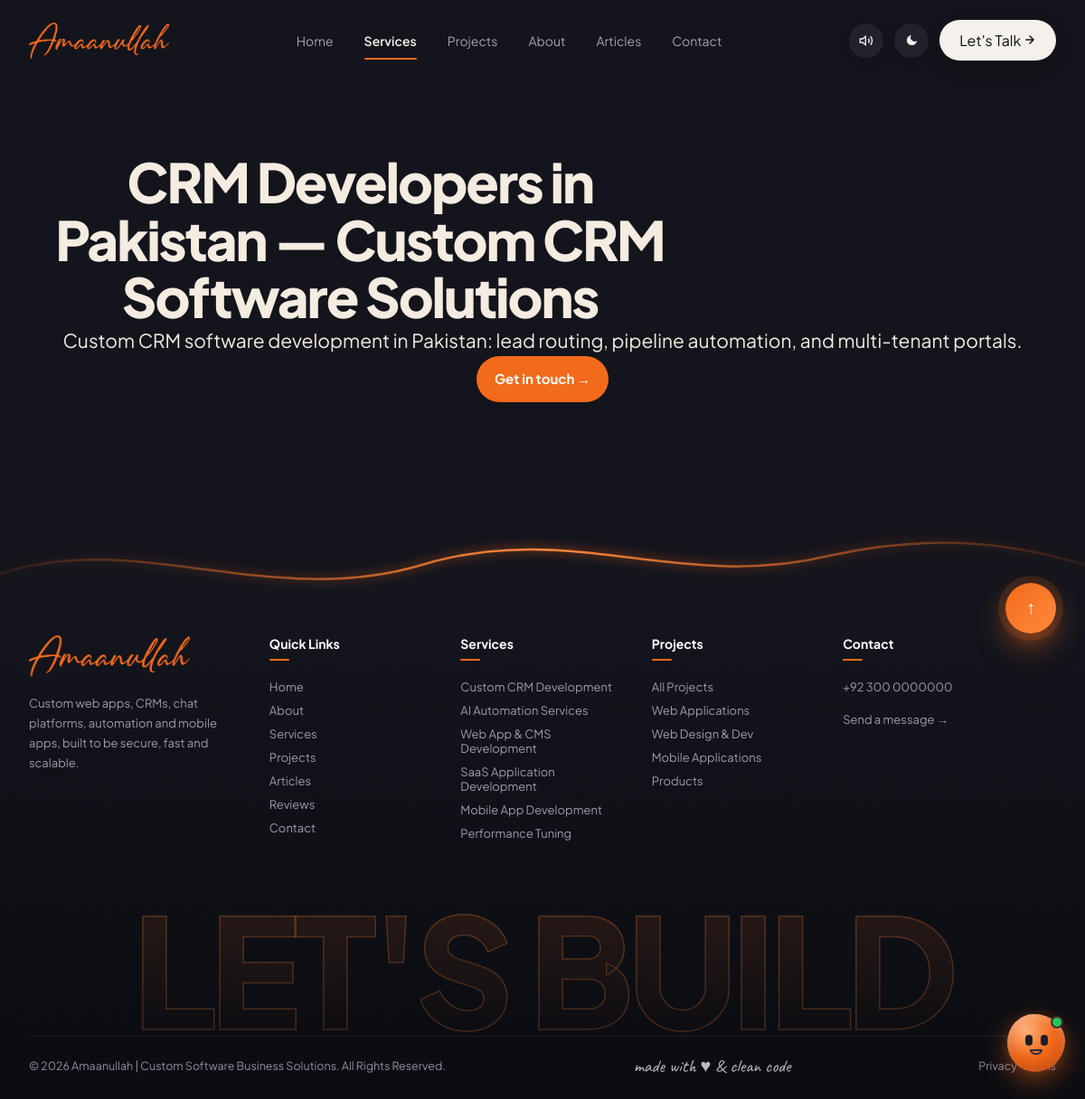
The app's page /crm-developers-pakistan with its own data.
### tables this page shows
CREATE TABLE `landing_pages` (
  `id` INT UNSIGNED AUTO_INCREMENT PRIMARY KEY,
  `title` VARCHAR(255) NOT NULL,
  `seo_title` VARCHAR(255) NULL,
  `slug` VARCHAR(150) NOT NULL UNIQUE,
  `city` VARCHAR(100) NULL,
  `meta_description` TEXT NULL,
  `content_html` LONGTEXT NULL,
  `schema_json` LONGTEXT NULL,
  `is_active` TINYINT(1) NOT NULL DEFAULT 1,
  `views_count` INT UNSIGNED NOT NULL DEFAULT 0,
  `created_at` DATETIME NOT NULL DEFAULT CURRENT_TIMESTAMP,
  `updated_at` DATETIME NULL ON UPDATE CURRENT_TIMESTAMP,
  INDEX `idx_lp_slug` (`slug`)
);

### app/Helpers/helpers.php (called while the page is built, shortened)
<?php
if (!function_exists('env')) {
    function env(string $key, $default = null) {
        static $vars = null;
        if ($vars === null) {
            $vars = [];
            $file = (defined('BASE_PATH') ? BASE_PATH : dirname(__DIR__, 2)) . '/.env';
        }
        $v = getenv($key);
        if ($v !== false) return $v;
        return array_key_exists($key, $vars) ? $vars[$key] : $default;
    }
}
function config(string $key, $default = null) {
    static $cache = [];
    [$file, $item] = array_pad(explode('.', $key, 2), 2, null);
    if (!isset($cache[$file])) {
        $path = BASE_PATH . "/config/{$file}.php";
        $cache[$file] = is_file($path) ? require $path : [];
    }
    return $item === null ? $cache[$file] : ($cache[$file][$item] ?? $default);
}
function base_path_url(): string {
    static $base = null;
    if ($base !== null) return $base;
    $url = config('app.url');
    $dir = str_replace('\\', '/', dirname($_SERVER['SCRIPT_NAME'] ?? '/'));
    $dir = preg_replace('#/public$#', '', rtrim($dir, '/'));
    return $base = ($dir === '/' ? '' : $dir);
}
function base_url(string $path = '/'): string {
    $path = '/' . ltrim($path, '/');
    $b = base_path_url();
    return $b === '' ? $path : ($path === '/' ? $b . '/' : $b . $path);
}
function asset_url(string $path): string {
    return base_url('/' . ltrim($path, '/'));
}
function view_path(string $view): string {
    return BASE_PATH . '/views/' . ltrim($view, '/');
}
function view(string $name, array $data = []): string {
    $file = view_path(str_ends_with($name, '.php') ? $name : $name . '.php');
    extract($data, EXTR_SKIP);
    try { require $file; } catch (Throwable $t) { ob_end_clean(); throw $t; }
    return ob_get_clean();
}

### config/database.php (called while the page is built)
<?php
return [
    'enabled'  => filter_var(env('DB_ENABLED', false), FILTER_VALIDATE_BOOLEAN),
    'driver'   => 'mysql',
    'host'     => env('DB_HOST', '127.0.0.1'),
    'port'     => (int) env('DB_PORT', 3306),
    'database' => env('DB_DATABASE', 'web3d'),
    'username' => env('DB_USERNAME', 'root'),
    'password' => env('DB_PASSWORD', ''),
    'charset'  => env('DB_CHARSET', 'utf8mb4'),
];

### config/app.php (called while the page is built)
<?php
return [
    'name'  => env('APP_NAME', 'Amaanullah'),
    'env'   => env('APP_ENV', 'production'),
    'debug' => filter_var(env('APP_DEBUG', false), FILTER_VALIDATE_BOOLEAN),
    'url'   => rtrim((string) env('APP_URL', ''), '/'),
    'log_level' => env('LOG_LEVEL', 'info'),
    'timezone'  => env('APP_TIMEZONE', 'Asia/Karachi'),
];

### app/Core/Database.php (called while the page is built, shortened)
<?php
class Database
{
    private static ?PDO $pdo = null;
    public static function enabled(): bool { return (bool) config('database.enabled'); }
    public static function connection(): PDO
    {
        if (self::$pdo) return self::$pdo;
        $c = config('database');
        $dsn = sprintf('%s:host=%s;port=%d;dbname=%s;charset=%s', $c['driver'], $c['host'], $c['port'], $c['database'], $c['charset']);
        return self::$pdo = new PDO($dsn, $c['username'], $c['password'], [
            PDO::ATTR_ERRMODE => PDO::ERRMODE_EXCEPTION,
            PDO::ATTR_DEFAULT_FETCH_MODE => PDO::FETCH_ASSOC,
            PDO::ATTR_EMULATE_PREPARES => false,
        ]);
    }
}

### app/Core/Model.php (called while the page is built, shortened)
<?php
abstract class Model
{
    protected static string $table = '';
    public static function find(string $slug): ?array
    {
        if (static::$table && Database::enabled()) {
            try {
                $stmt = Database::connection()->prepare('SELECT * FROM `' . static::$table . '` WHERE `slug` = :slug LIMIT 1');
                $stmt->execute(['slug' => $slug]);
                $row = $stmt->fetch();
                return $row ?: null;
            } catch (\Throwable $e) {
                Logger::warning('DB find by slug failed: ' . $e->getMessage());
            }
        }
        return null;
    }
}

### app/Models/LandingPageModel.php (called while the page is built, shortened)
<?php
class LandingPageModel extends Model
{
    public static function findActive(string $slug): ?array
    {
        $page = static::find($slug);
        return ($page && !empty($page['is_active'])) ? $page : null;
    }
}

### app/Controllers/LandingController.php (called while the page is built, shortened)
<?php
class LandingController extends Controller
{
    public function show(string $slug): string
    {
        $page = LandingPageModel::findActive($slug);
        return $this->render('landing/show', [
            'landing' => $page,
            'page' => $page,
            'slug' => $slug,
        ]);
    }
}

### index.php (called while the page is built, shortened)
<?php
\App\Core\App::boot(BASE_PATH)->run();

### public/index.php (called while the page is built, shortened)
<?php
require dirname(__DIR__) . '/index.php';

### app/Core/Controller.php (called while the page is built, shortened)
<?php
abstract class Controller
{
    protected function render(string $view, array $data = []): string
    {
        return view($view, $data);
    }
}

### views/landing/show.php (the view, shortened to what this page needs)
<?php
$l = $landing ?? $page ?? [];
$slug = $l['slug'] ?? '';
$desc = !empty($l['meta_description']) ? $l['meta_description'] : 'Senior software developer building custom CRM systems, SaaS platforms, automation workflows and modern web apps.';
?>
<!DOCTYPE html>
<html lang="en">
<head>
<link rel="stylesheet" href="<?= asset_url('css/landing.css') ?>">
<link rel="stylesheet" href="<?= asset_url('css/chatbot.css') ?>">
<link rel="stylesheet" href="<?= asset_url('css/layout.css') ?>">
</head>
<body>
<?php $home = false; $active = 'Services'; require view_path('layouts/header.php'); ?>
<main>
<?php if (!empty($l['content_html'])): ?>
  <?= $l['content_html'] ?>
<?php else: ?>
  <div class="wrap" style="padding:80px 20px;text-align:center">
    <h1><?= htmlspecialchars($l['title'] ?? 'Landing Page') ?></h1>
    <p class="lead"><?= htmlspecialchars($desc) ?></p>
    <a class="btn o" href="<?= base_url('/contact') ?>">Get in touch →</a>
  </div>
<?php endif; ?>
</main>
<?php require view_path('layouts/footer.php'); ?>
</body>
</html>

### app/Core/App.php (shortened to what this page needs)
<?php
class App
{
    private array $routes = ['GET' => [], 'POST' => []];
    public function get(string $pattern, array $handler): void  { $this->routes['GET'][$pattern] = $handler; }
    public function post(string $pattern, array $handler): void { $this->routes['POST'][$pattern] = $handler; }
    public function run(): void
    {
        $method = $_SERVER['REQUEST_METHOD'] ?? 'GET';
        $path = rawurldecode(parse_url($_SERVER['REQUEST_URI'] ?? '/', PHP_URL_PATH) ?? '/');
        $base = base_path_url();
        $path = preg_replace('#^/(index\.php|public)(?=/|$)#', '', $path);
        $path = '/' . trim((string) $path, '/');
        foreach ($this->routes[$method] ?? [] as $pattern => [$class, $action]) {
            $regex = '#^' . preg_replace('#\{(\w+)\}#', '(?P<$1>[a-z0-9-]+)', $pattern) . '$#';
            if (preg_match($regex, $path, $m)) {
                $params = array_values(array_filter($m, 'is_string', ARRAY_FILTER_USE_KEY));
                echo (new $class())->$action(...$params);
                return;
            }
        }
    }
}

### public/css/landing.css (style rules this page uses)
:root { --o:#f26a1b;--o2:#ff8a3d;--cr:#fbf6ef;--cr2:#f4ece0;--ink:#14141c;--mu:#5d5b66;--ln:#e8dfd2;--r:20px }
* { box-sizing:border-box;margin:0;padding:0 }
html { scroll-behavior:smooth;scroll-padding-top:90px }
body { font-family:"Plus Jakarta Sans",system-ui,sans-serif;background:var(--cr);color:var(--ink);font-size:18px;line-height:1.75;overflow-x:hidden;-webkit-font-smoothing:antialiased }
a { color:inherit }
.btn { display:inline-flex;align-items:center;gap:8px;background:var(--ink);color:#fff;text-decoration:none;font-weight:700;font-size:15px;padding:12px 20px;border-radius:999px;transition:.25s }
.btn.o { background:var(--o) }
.wrap { max-width:1280px;margin:auto;padding:0 28px }
h1 { font-size:clamp(34px,5vw,62px);line-height:1.06;letter-spacing:-.035em;font-weight:800;max-width:18ch }
.lead { font-size:21px;line-height:1.65;color:var(--ink)!important }
main { overflow-x:clip }
html[data-theme="dark"] body { background:#14141c;color:#f4ebe1 }
html[data-theme="dark"] .btn { background:#0b0b10;color:#fff }
html[data-theme="dark"] .btn.o { background:#f26a1b }
html[data-theme="dark"] .lead { color:#f4ebe1!important }

### records on screen
landing_pages: title "CRM Developers in Pakistan — Custom CRM Software Solutions", meta_description "Custom CRM software development in Pakistan: lead routing, pipeline automation, and multi-tenant portals."

### other values on screen
setting('phone_number', '') "+92 300 0000000"
